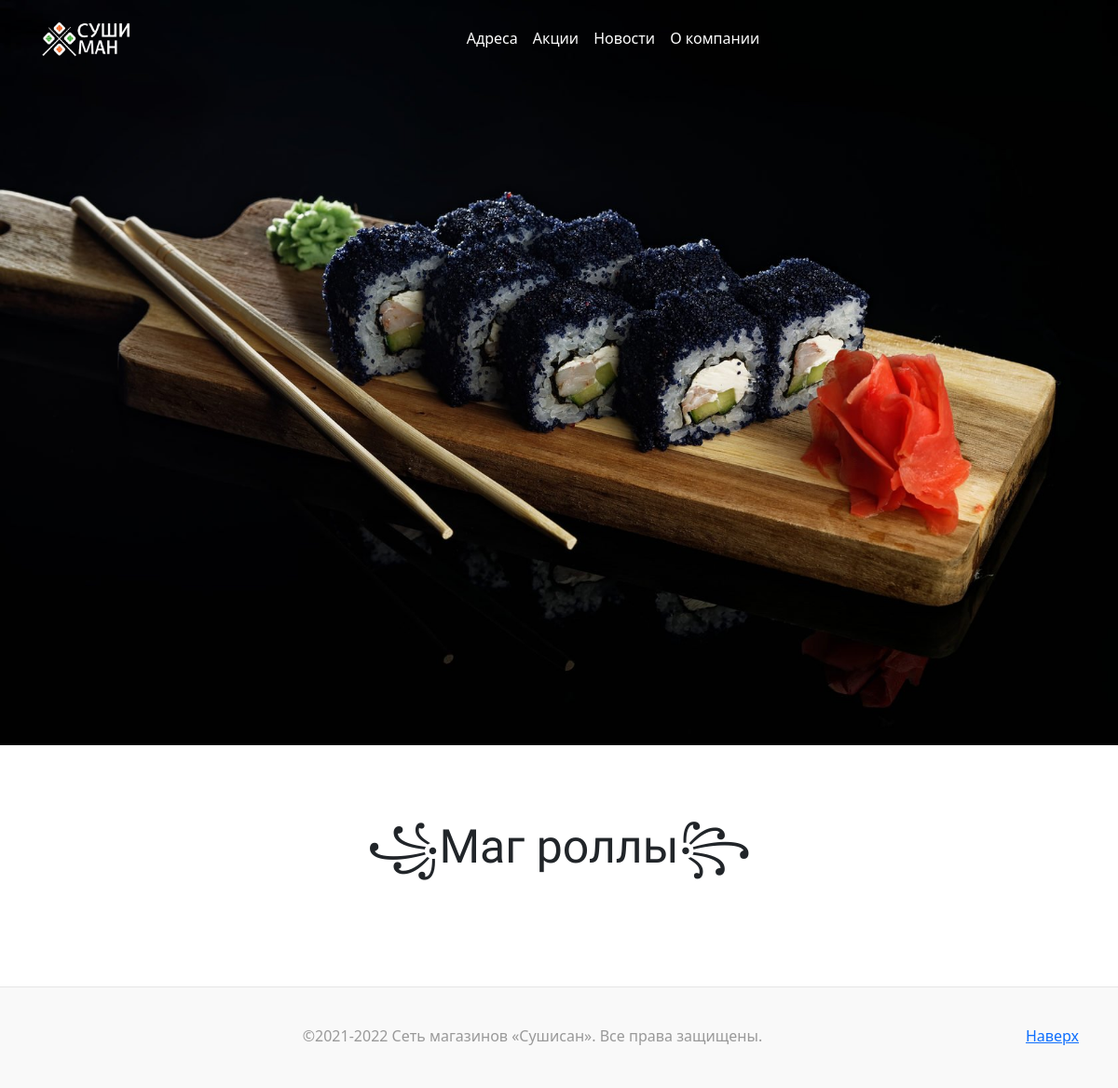
/magrolls/, run on an earlier commit of the app's database.
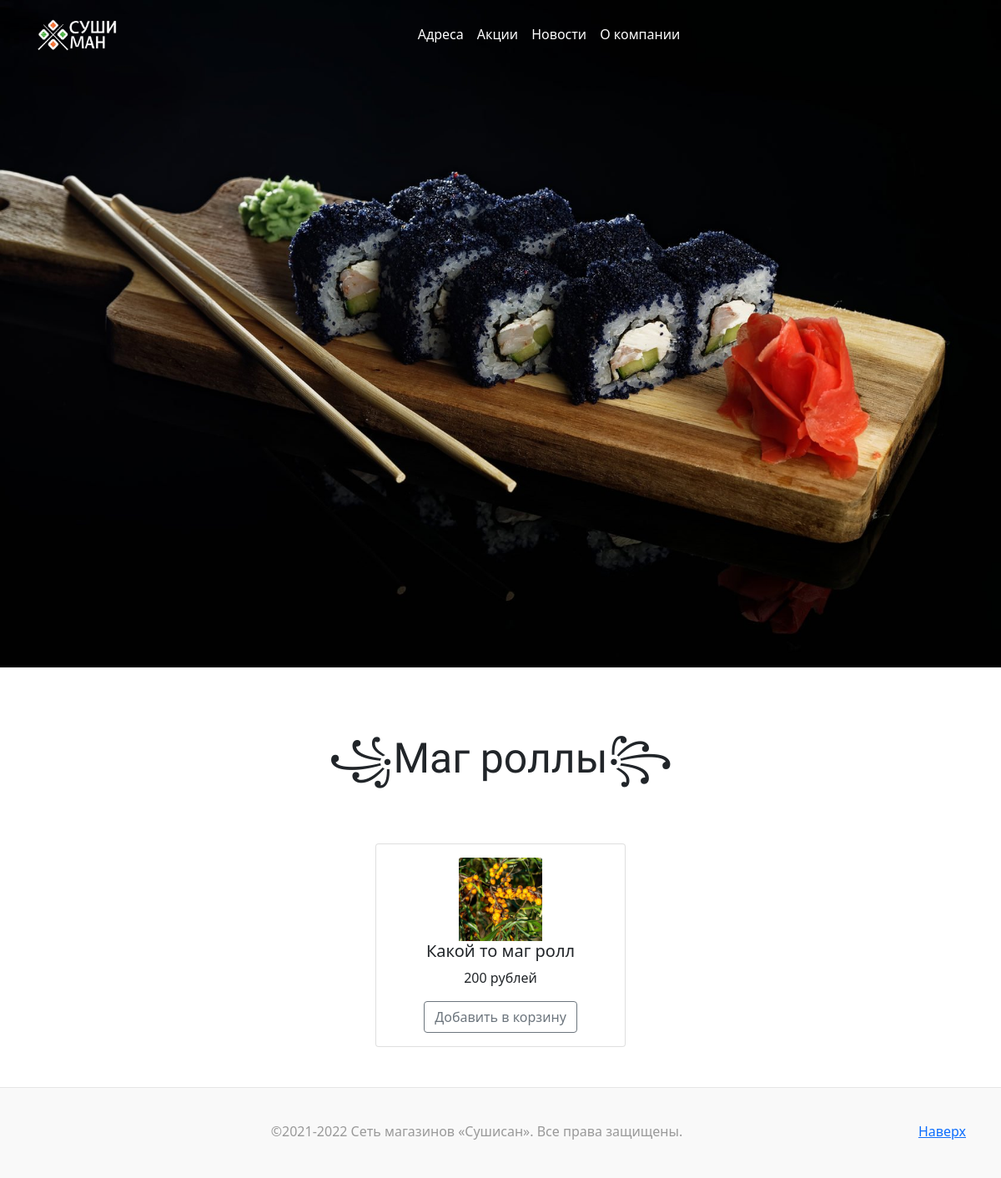
And on a later commit of the database.
### main/models.py (models this page shows, shortened)
class MagRolls(models.Model):
    image = models.ImageField(upload_to='static\images', null = True)
    name = models.CharField(
        verbose_name='Название',
        max_length= 30,
        null= False,
        blank = False,
    )
    price = models.IntegerField(
        verbose_name= 'Цена',
        null= False,
        blank = False,
    )
    compound = models.CharField(
        verbose_name= 'Состав',
        null = False,
        blank = False,
        max_length= 200,
    )
    weight = models.IntegerField(
        verbose_name= 'Вес',
        null= False,
        blank = False,
    )
    class Meta:
        verbose_name = 'Маг ролл'
        verbose_name_plural = 'Маг роллы'

### main/views.py (the view)
# urls.py: path('magrolls/',    views.magrolls),
def magrolls(request):
    c = base_context(request)
    ob = MagRolls.objects.all()
    c['magrolls_list'] = ob
    return render(request, 'magrolls.html', c)

### main/views.py (called while the page is built)
def base_context(request):
    context = dict()
    context['user'] = request.user
    return context

### main/templates/magrolls.html (shortened to what this page needs)
<!DOCTYPE html>
<html lang="en">
<head>
  {% load static %}
  <link href="https://cdn.jsdelivr.net/npm/bootstrap@5.0.2/dist/css/bootstrap.min.css" rel="stylesheet">
  <link rel="stylesheet" type="text/css" href="{% static 'C:\Users\levso\Desktop\Sushiman\project\static\css\style.css' %}">
</head>
<body>
  <nav class="navbar fixed-top navbar-expand-lg navbar-dark p-md-3">
    <div class="container">
      <a href="/" class="navbar-brand">
        <img src="{% static 'images\logo.png' %}" alt="" width="100" height="40">
      </a>
      <div class="collapse navbar-collapse" id="navbarNav">
        <div class="mx-auto">
          <ul class="navbar-nav">
            <li class="nav-item">
              <a href="#" class="nav-link text-white">Адреса</a>
            </li>
            <li class="nav-item">
              <a href="#" class="nav-link text-white">Акции</a>
            </li>
            <li class="nav-item">
              <a href="#" class="nav-link text-white">Новости</a>
            </li>
            <li class="nav-item">
              <a href="#" class="nav-link text-white">О компании</a>
            </li>
          </ul>
        </div>
      </div>
    </div>
  </nav>
  <div class="banner-image w-100 vh-100 d-flex justify-content-center align-items-center">
  </div>
  <br>
  <br>
  <br>
  <div class="content text-center">
    <p style="font-family: 'Oswald', sans-serif; font-size: 50px; background: transparent;">꧁Маг роллы꧂</p>
  </div>
  <br>
  <br>
  <div class="container-fluid d-flex flex-row flex-wrap justify-content-evenly">
    {% for j in magrolls_list %}
                <div class="card mx-1 text-center"  style="width: 300px;">
                    <div class="card-body">
                    <img class="card-img-top" src="{{ j.image.url }}" alt="Card image cap" style="max-width: 500px; max-height: 500px;">
                    <h5 class="card-title">{{j.name}}</h5>
                    <p class="card-text">{{j.price}} рублей</p>
                    <a href="{{j.get_absolute_url}}" class="btn btn-outline-secondary">Добавить в корзину</a>
                    </div>
                </div>
         {% endfor %}
          </div>
<br>
<br>
<footer class="blog-footer">
    <div class="container">
      <p class="float-end mb-1">
        <a href="#">Наверх</a>
      </p>
      <p class="mb-1">©2021-2022 Сеть магазинов «Сушисан». Все права защищены.</p>
    </div>
  </footer>
</body>
</html>

What changed in the data, as far as the page shows it:
added MagRolls: image (picture), name "Какой то маг ролл", price "200"
